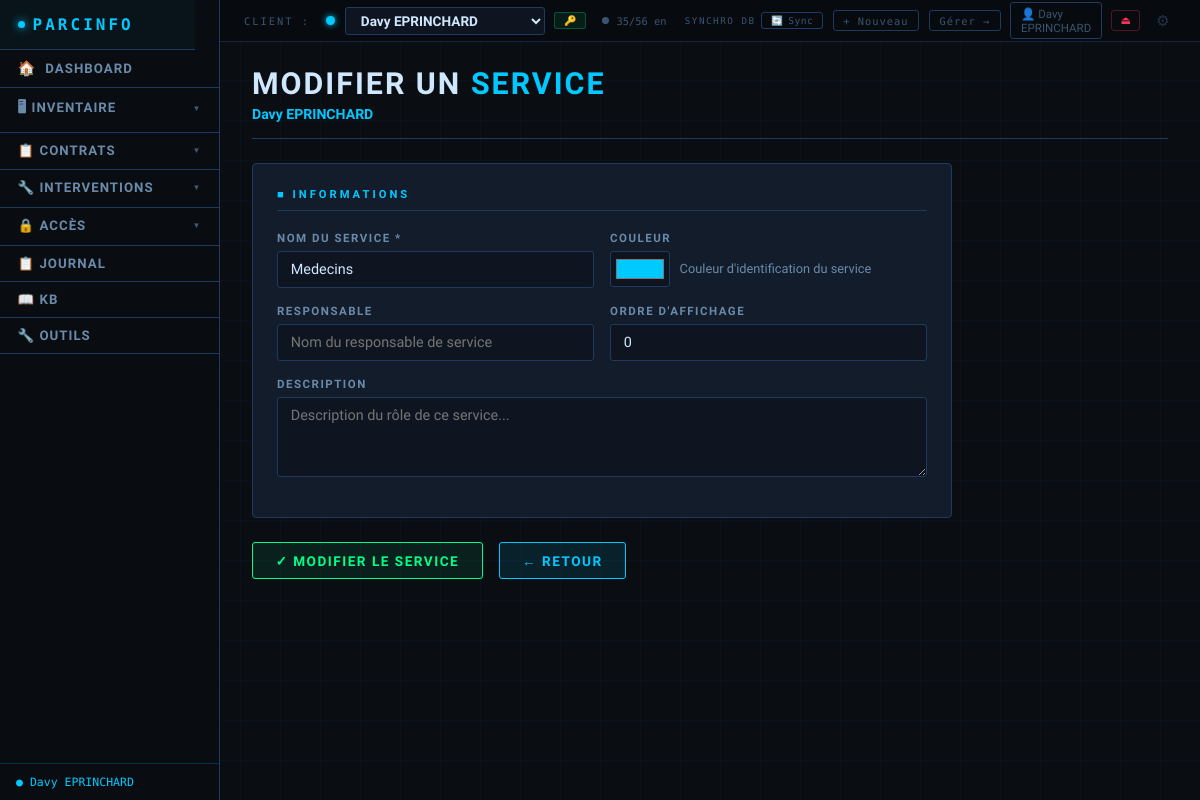
The page /service/4/editer (signed in) on the database its author committed.
### tables this page shows
CREATE TABLE clients (
        id INTEGER PRIMARY KEY AUTOINCREMENT,
        nom TEXT NOT NULL DEFAULT '',
        contact TEXT DEFAULT '',
        telephone TEXT DEFAULT '',
        email TEXT DEFAULT '',
        adresse TEXT DEFAULT '',
        notes TEXT DEFAULT '',
        couleur TEXT DEFAULT '#00c9ff',
        date_creation TEXT DEFAULT '',
        date_maj TEXT DEFAULT '', auth_user_id INTEGER DEFAULT NULL);

CREATE TABLE services (
        id INTEGER PRIMARY KEY AUTOINCREMENT,
        client_id INTEGER NOT NULL,
        nom TEXT NOT NULL DEFAULT '',
        description TEXT DEFAULT '',
        responsable TEXT DEFAULT '',
        couleur TEXT DEFAULT '#6a8aaa',
        ordre INTEGER DEFAULT 0,
        date_creation TEXT DEFAULT '',
        date_maj TEXT DEFAULT '',
        FOREIGN KEY(client_id) REFERENCES clients(id) ON DELETE CASCADE);

### app.py (the view, shortened to what this page needs)
@app.route('/service/<int:id>/editer', methods=['GET','POST'])
def editer_service(id):
    if not can_write():
        flash('Accès en lecture seule — modification non autorisée', 'danger')
        return redirect(url_for('index'))
    cid = get_client_id()
    conn = get_db()
    client = row_to_dict(conn.execute('SELECT * FROM clients WHERE id=?', (cid,)).fetchone() or {})
    svc = row_to_dict(conn.execute('SELECT * FROM services WHERE id=? AND client_id=?', (id, cid)).fetchone() or {})
    conn.close()
    return render_template('form_service.html', service=svc, action='Modifier',
                           client=client, clients=get_clients(), client_actif_id=cid)

### app.py (called while the page is built)
@app.context_processor
def inject_auth_context():
    u = None
    uid = session.get('auth_user_id')
    if uid:
        try:
            conn = get_db()
            u = row_to_dict(conn.execute('SELECT id,login,nom,prenom,role,logo_fichier FROM auth_users WHERE id=?', (uid,)).fetchone() or {})
            conn.close()
        except Exception:
            logger.exception('Erreur inject_auth_context')
    return dict(auth_user=u)

@app.context_processor
def inject_csrf_token():
    return dict(csrf_token=_get_csrf_token())

@app.context_processor
def inject_dynamic_css():
    user = get_auth_user()
    auth_user_id = user['id'] if user else None
    dynamic_css = _generate_dynamic_css(auth_user_id=auth_user_id)
    return dict(dynamic_css=dynamic_css)

@app.before_request
def csrf_protect():
    validate_csrf_request()

@app.template_filter('type_css')
def type_css_filter(t):
    import re as _re
    if t in _TYPE_CSS_MAP:
        return _TYPE_CSS_MAP[t]
    key = _re.sub(r'[^a-z0-9]', '', str(t).lower())[:16]
    return key or 'autre'

@app.context_processor
def inject_cfg():
    types = get_liste('types_appareils')
    user = get_auth_user()
    auth_user_id = user['id'] if user else None
    cfg = cfg_all(auth_user_id=auth_user_id)
    type_badges = {}
    for t in types:
        k = type_css_filter(t)
        if k not in type_badges:
            val = cfg.get(f'type_badge_{k}', '')
            if val:
                type_badges[k] = val[:3].upper()
            else:
                type_badges[k] = _TYPE_BADGE_DEFAULTS.get(k, k[:3].upper() or 'AUT')
    return {
        'cfg': cfg,
        'types_appareils_ctx': types,
        'type_css_defaults': _TYPE_CSS_DEFAULTS,
        'type_badge_defaults': _TYPE_BADGE_DEFAULTS,
        'type_badges': type_badges,
    }

@app.before_request
def _auto_start_sync():
    global _sync_init_done
    if not _sync_init_done:
        _sync_init_done = True
        if cfg_get('db_type') == 'sync':
            _start_sync_thread()

### auth_utils.py (called while the page is built)
def get_auth_user():
    from database import get_db, row_to_dict
    uid = session.get('auth_user_id')
    if not uid:
        return None
    conn = get_db()
    u = conn.execute('SELECT * FROM auth_users WHERE id=? AND actif=1', (uid,)).fetchone()
    conn.close()
    return row_to_dict(u) if u else None

def get_csrf_token() -> str:
    if 'csrf_token' not in session:
        session['csrf_token'] = secrets.token_hex(32)
    return session['csrf_token']

### database.py (called while the page is built)
def get_local_db():
    return _local_db()

### templates/form_service.html (shortened to what this page needs)
{% extends "base.html" %}
{% block content %}
<div class="page-header">
    <h1>{{ action }} un <span>Service</span></h1>
    <p><span style="color:{{ client.couleur or '#00c9ff' }};font-weight:700;">{{ client.nom }}</span></p>
</div>
<form method="POST" style="max-width:700px;">
    <div class="form-section">
        <div class="form-section-title">&#9632; Informations</div>
        <div class="form-row cols-2">
            <div class="form-group">
                <label>Nom du service *</label>
                <input type="text" name="nom" value="{{ service.nom if service else '' }}"
                       placeholder="Ex: Comptabilité, Direction, IT..." required>
            </div>
            <div class="form-group">
                <label>Couleur</label>
                <div style="display:flex;gap:.6rem;align-items:center;">
                    <input type="color" name="couleur" value="{{ service.couleur if service else '#00c9ff' }}" style="width:60px;flex-shrink:0;">
                    <span style="font-size:.8rem;color:var(--text-secondary);">Couleur d'identification du service</span>
                </div>
            </div>
        </div>
        <div class="form-row cols-2">
            <div class="form-group">
                <label>Responsable</label>
                <input type="text" name="responsable" value="{{ service.responsable if service else '' }}"
                       placeholder="Nom du responsable de service">
            </div>
            <div class="form-group">
                <label>Ordre d'affichage</label>
                <input type="number" name="ordre" value="{{ service.ordre if service else 0 }}" min="0">
            </div>
        </div>
        <div class="form-row">
            <div class="form-group">
                <label>Description</label>
                <textarea name="description" rows="2"
                          placeholder="Description du rôle de ce service...">{{ service.description if service else '' }}</textarea>
            </div>
        </div>
    </div>
    <div style="display:flex;gap:1rem;">
        <button type="submit" class="btn btn-success">&#10003; {{ action }} le service</button>
        <a href="/services" class="btn btn-primary">← Retour</a>
    </div>
</form>
{% endblock %}

### templates/base.html (shortened to what this page needs)
<!DOCTYPE html>
<html lang="fr">
<head>
</head>
<body class="{{ 'theme-light' if cfg.get('mode') == 'light' else '' }}{{ ' nav-left' if cfg.get('nav_mode') == 'vertical' else '' }}">
<div class="client-bar">
    <span class="client-bar-label">Client :</span>
    <div class="client-select-wrap">
        {% set active_cl = clients | selectattr('id','eq', client_actif_id) | first | default(None) %}
        <span class="client-dot" style="color:{{ active_cl.couleur if active_cl else '#00c9ff' }}; background:{{ active_cl.couleur if active_cl else '#00c9ff' }};"></span>
        <select id="client-dropdown" onchange="changerClientAvecConfirmation(this)" data-current-value="{{ client_actif_id or '' }}">
            {% for cl in clients %}
            <option value="{{ cl.id }}" {% if cl.id == client_actif_id %}selected{% endif %}>{{ cl.nom }}</option>
            {% endfor %}
        </select>
        {% set acces_actif = active_cl.acces if active_cl and active_cl.acces is defined else '' %}
        {% if acces_actif %}
        <div class="topbar-acces-badge topbar-acces-{{ acces_actif }}" title="{% if acces_actif == 'proprietaire' %}Vous êtes propriétaire{% elif acces_actif == 'ecriture' %}Partagé — lecture/écriture{% elif acces_actif == 'admin' %}Accès administrateur{% else %}Partagé — lecture seule{% endif %}">
            {% if acces_actif == 'proprietaire' %}🔑{% elif acces_actif == 'ecriture' %}✏ R/W{% elif acces_actif == 'admin' %}⚙{% else %}👁{% endif %}
        </div>
        {% endif %}
    </div>
    <div class="wd-topbar idle" id="wd-global-bar">
        <span class="wd-dot"></span>
        <span id="wd-global-text">…</span>
    </div>
    <div class="client-bar-actions">
        {% if cfg.get('db_type') == 'sync' %}
        <div id="topbar-sync-wrap" style="display:flex;align-items:center;gap:.35rem;">
        {% else %}
        <div id="topbar-sync-wrap" style="display:none;align-items:center;gap:.35rem;">
        {% endif %}
            <span style="font-family:'Share Tech Mono',monospace;font-size:.58rem;letter-spacing:1.5px;
                         text-transform:uppercase;color:var(--text-muted);white-space:nowrap;">Synchro DB</span>
            <button class="topbar-sync-btn" id="topbar-sync-btn"
                    onclick="syncNow()" title="Base de données — mode synchronisation&#10;Cliquer pour synchroniser maintenant">
                <span class="topbar-sync-icon" id="topbar-sync-icon">🔄</span>
                <span id="topbar-sync-label">Sync…</span>
            </button>
        </div>
        <a href="/client/nouveau" class="client-bar-link">+ Nouveau</a>
        <a href="/clients" class="client-bar-link">Gérer →</a>
        {% if session.get('auth_user_id') %}
        <a href="/profil" style="display:flex;align-items:center;gap:.4rem;text-decoration:none;
            border:1px solid var(--border);border-radius:3px;padding:.2rem .6rem;
            font-size:.72rem;color:var(--text-muted);transition:all .15s;"
           onmouseover="this.style.borderColor='var(--accent)';this.style.color='var(--text-secondary)'"
           onmouseout="this.style.borderColor='var(--border)';this.style.color='var(--text-muted)'">
            👤 {{ session.get('auth_user_nom', 'Profil') }}
        </a>
        <a href="/logout" style="border:1px solid rgba(255,51,85,.3);border-radius:3px;padding:.2rem .5rem;
            font-size:.7rem;color:var(--accent-red);text-decoration:none;" title="Déconnexion">⏏</a>
        {% endif %}
        <button class="topbar-gear" onclick="toggleConfig()" title="Paramètres">⚙</button>
    </div>
</div>
{% set ep = request.endpoint %}
{% set inv_active = ep in ['liste_appareils','nouvel_appareil','editer_appareil','liste_peripheriques','nouveau_peripherique','editer_peripherique','parc_general','baie_brassage','page_scan','liste_plans','editer_plan'] %}
{% set contrats_active = ep in ['liste_contrats','nouveau_contrat','editer_contrat','detail_contrat'] %}
{% set secu_active = ep in ['liste_identifiants','nouvel_identifiant','editer_identifiant','liste_utilisateurs','nouvel_utilisateur','editer_utilisateur','droits_utilisateur'] %}
<nav>
    <a href="/" class="nav-brand">PARCINFO</a>
    <a href="/" {% if ep == 'index' %}class="active"{% endif %}>
        <span style="font-size:.9rem;">🏠</span> DASHBOARD
    </a>
    <div class="nav-group">
        <button class="nav-group-btn {% if inv_active %}active{% endif %}">
            🖥 Inventaire <span class="arr">▼</span>
        </button>
    </div>
    <div class="nav-group">
        <button class="nav-group-btn {% if contrats_active %}active{% endif %}">
            📋 Contrats <span class="arr">▼</span>
        </button>
    </div>
    <div class="nav-group">
        <button class="nav-group-btn {% if ep in ['liste_interventions','nouveau_intervention','detail_intervention','editer_intervention'] %}active{% endif %}">
            🔧 Interventions <span class="arr">▼</span>
        </button>
    </div>
    <div class="nav-group">
        <button class="nav-group-btn {% if secu_active %}active{% endif %}">
            🔒 Accès <span class="arr">▼</span>
        </button>
    </div>
    <a href="/historique" {% if ep == 'page_historique' %}class="active"{% endif %}>📋 Journal</a>
    <a href="/kb" {% if ep == 'page_kb' %}class="active"{% endif %}>📖 KB</a>
    <a href="/outils" {% if ep == 'page_outils' %}class="active"{% endif %}>🔧 Outils</a>
    <div class="nav-spacer"></div>
    {% if client is defined and client and client.nom %}
    <span class="nav-client-badge" style="color:{{ client.couleur or '#00c9ff' }}; border-color:{{ client.couleur or '#00c9ff' }}33;">
        &#9679; {{ client.nom }}
    </span>
    {% endif %}
</nav>
<main>
    {% set ep = request.endpoint %}
    {% set bc = [] %}
    {% if ep in ['nouvel_appareil','editer_appareil'] %}
        {% set _ = bc.append(('Inventaire', None)) %}
        {% set _ = bc.append(('Appareils', '/appareils')) %}
        {% set _ = bc.append(('Ajouter' if ep == 'nouvel_appareil' else 'Modifier', None)) %}
    {% elif ep in ['nouveau_peripherique','editer_peripherique'] %}
        {% set _ = bc.append(('Inventaire', None)) %}
        {% set _ = bc.append(('Périphériques', '/peripheriques')) %}
        {% set _ = bc.append(('Ajouter' if ep == 'nouveau_peripherique' else 'Modifier', None)) %}
    {% elif ep in ['nouveau_contrat','editer_contrat'] %}
        {% set _ = bc.append(('Contrats', '/contrats')) %}
        {% set _ = bc.append(('Ajouter' if ep == 'nouveau_contrat' else 'Modifier', None)) %}
    {% elif ep == 'detail_contrat' %}
        {% set _ = bc.append(('Contrats', '/contrats')) %}
        {% set _ = bc.append(('Détail', None)) %}
    {% elif ep in ['nouvel_identifiant','editer_identifiant'] %}
        {% set _ = bc.append(('Accès', None)) %}
        {% set _ = bc.append(('Identifiants', '/identifiants')) %}
        {% set _ = bc.append(('Ajouter' if ep == 'nouvel_identifiant' else 'Modifier', None)) %}
    {% elif ep in ['nouvel_utilisateur','editer_utilisateur'] %}
        {% set _ = bc.append(('Accès', None)) %}
        {% set _ = bc.append(('Utilisateurs', '/utilisateurs')) %}
        {% set _ = bc.append(('Ajouter' if ep == 'nouvel_utilisateur' else 'Modifier', None)) %}
    {% elif ep == 'droits_utilisateur' %}
        {% set _ = bc.append(('Accès', None)) %}
        {% set _ = bc.append(('Utilisateurs', '/utilisateurs')) %}
        {% set _ = bc.append(('Droits', None)) %}
    {% elif ep == 'parc_general' %}
        {% set _ = bc.append(('Inventaire', None)) %}
        {% set _ = bc.append(('Parc général', None)) %}
    {% elif ep == 'baie_brassage' %}
        {% set _ = bc.append(('Inventaire', None)) %}
        {% set _ = bc.append(('Baie de brassage', None)) %}
    {% elif ep == 'page_scan' %}
        {% set _ = bc.append(('Inventaire', None)) %}
        {% set _ = bc.append(('Scan réseau', None)) %}
    {% endif %}
    {% block content %}{% endblock %}
</main>
    {% set _sk2 = [] %}
</body>
</html>

### rows shown on the page
clients: get "Davy EPRINCHARD", nom "Davy EPRINCHARD"
services: nom "Medecins", couleur "#00c9ff", ordre "0"

### other values the page prints
{{ action }} "MODIFIER"
form field value "Davy EPRINCHARD"
